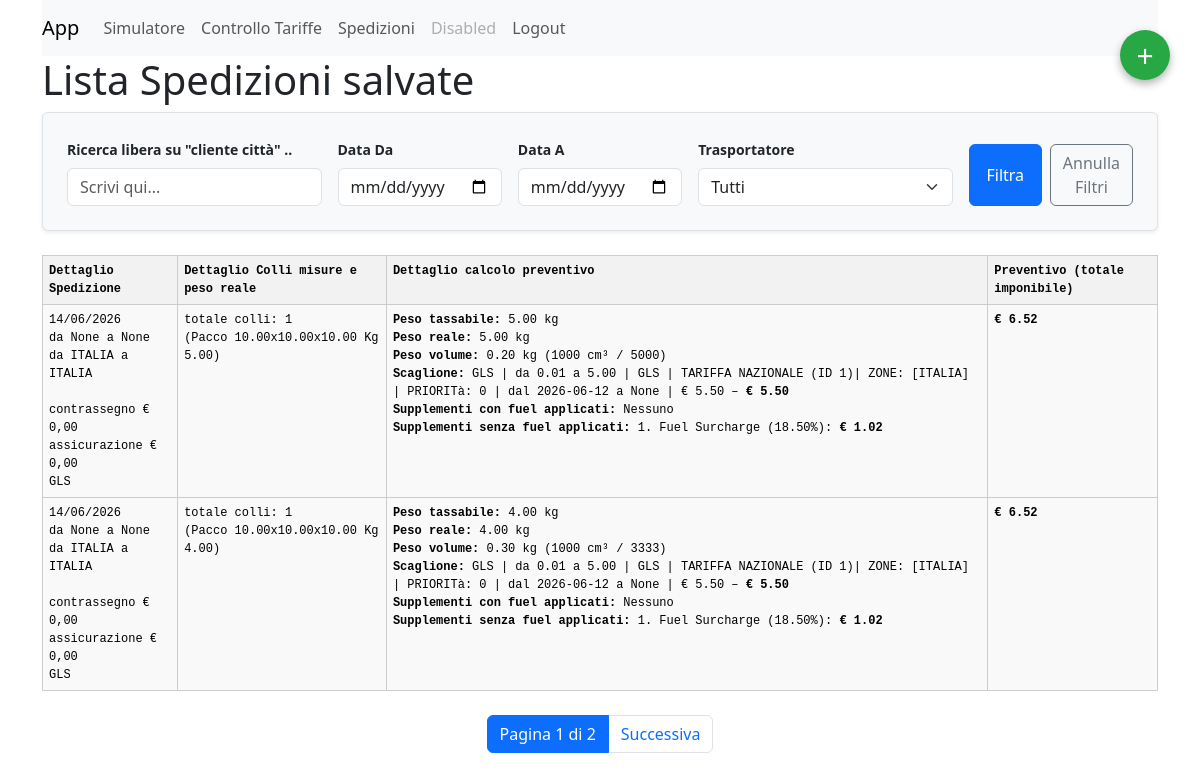
The page /spedizioni/ (signed in) on the database as committed earlier.
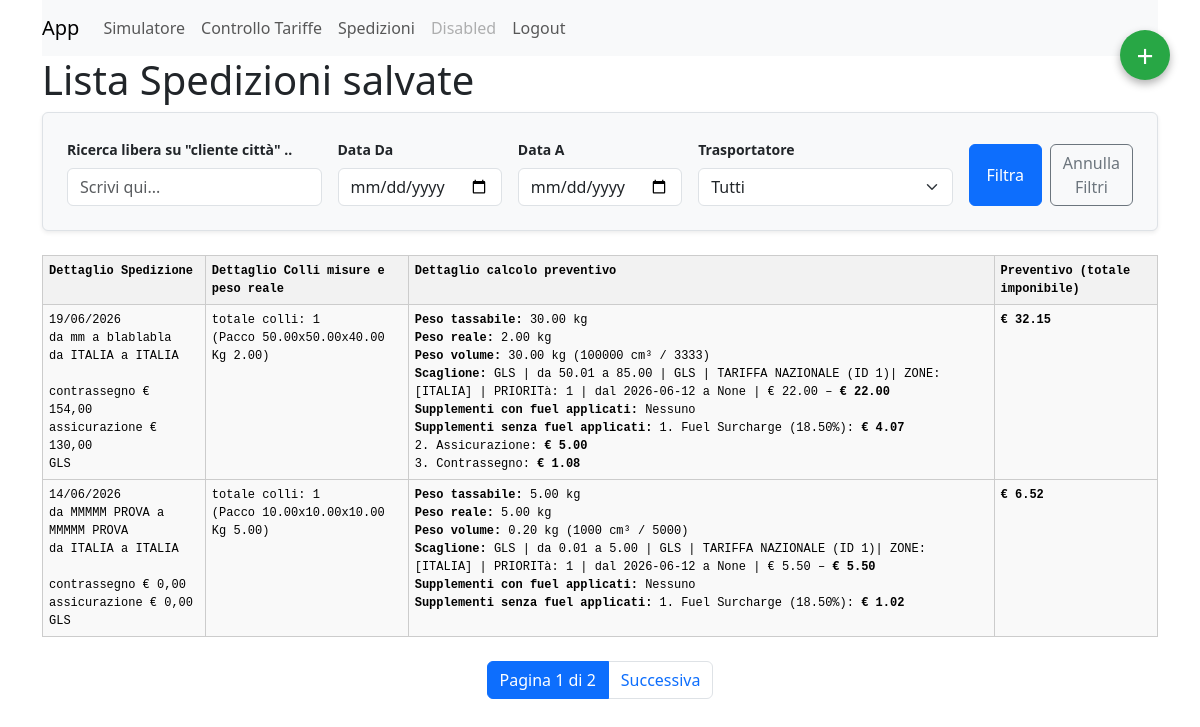
The same page on the database as committed later.
### trasporti/models.py (models this page shows)
class Spedizione(models.Model):
    data = models.DateField(default=timezone.now)
    da_cliente_citta = models.CharField(max_length=200, null=True, blank=True)
    a_cliente_citta = models.CharField(max_length=200, null=True, blank=True)
    da_zona = models.ForeignKey(Zona, on_delete=models.CASCADE, related_name="da_zona")
    a_zona = models.ForeignKey(Zona, on_delete=models.CASCADE, related_name="a_zona")
    zona_tariffazione_spedizioniere = models.ForeignKey(
        Zona_spedizioniere,
        on_delete=models.SET_NULL,  # Evita cancellazioni a cascata delle spedizioni
        null=True,  # Permette al record di non avere una tariffa durante la simulazione
        blank=True,  # Permette di salvare il form senza questo campo inizialmente
        related_name="spedizioni"  # Un related_name più pulito e leggibile
    )
    servizi_richiesti = models.ManyToManyField(TipoServizio, blank=True)
    contrassegno_euro = models.DecimalField(max_digits=10, decimal_places=2, default=0)
    assicurazione_euro = models.DecimalField(max_digits=10, decimal_places=2, default=0)
    supplementi = models.ManyToManyField('Supplemento', blank=True)
    trasportatore_scelto = models.ForeignKey(Spedizioniere,on_delete=models.CASCADE,null=True, blank=True, related_name='trasportatore_scelto')
    valore_preventivo = models.DecimalField(max_digits=10, decimal_places=2, null=True, blank=True)
    def __str__(self):
        return f" {self.data} da cliente città {self.da_cliente_citta} a {self.a_cliente_citta}"
    class Meta:
        verbose_name_plural = 'Spedizioni'

class Zona(models.Model):
    nome = models.CharField(max_length=200)
    def __str__(self):
        return self.nome
    class Meta:
        verbose_name_plural = 'Zone'

class Spedizioniere(models.Model):
    A_SCAGLIONI = "scaglioni"
    A_COLLO = "collo"
    TARIFFAZIONI = [
        (A_SCAGLIONI, "Scaglioni"),
        (A_COLLO, "A collo"),
    ]
    nome = models.CharField(max_length=100)
    tipo_tariffazione = models.CharField(max_length=20, choices=TARIFFAZIONI, default=A_SCAGLIONI)
    def __str__(self):
        return self.nome
    class Meta:
        verbose_name_plural = "Spedizionieri"

class Pacco(models.Model):
    altezza_cm = models.DecimalField(max_digits=6, decimal_places=2)
    larghezza_cm = models.DecimalField(max_digits=6, decimal_places=2)
    profondita_cm = models.DecimalField(max_digits=6, decimal_places=2)
    peso_kg = models.DecimalField(max_digits=6, decimal_places=2)
    spedizione = models.ForeignKey(Spedizione, on_delete=models.CASCADE, related_name="pacchi")
    def __str__(self):
        return f"Pacco {self.altezza_cm}x{self.larghezza_cm}x{self.profondita_cm} Kg {self.peso_kg}"
    class Meta:
        verbose_name_plural = 'Pacchi'

### trasporti/views.py (the view)
# urls.py: path("spedizioni/", spedizioni.as_view(), name="spedizioni"),
class spedizioni(LoginRequiredMixin,ListView):
    model = Spedizione
    template_name = "spedizioni.html"
    context_object_name = "spedizioni"
    ordering = ["-data", "-id"]
    paginate_by = 2
    def get_queryset(self):
        queryset = super().get_queryset().prefetch_related('pacchi')
        q = self.request.GET.get('q')
        data_da = self.request.GET.get('data_da')
        data_a = self.request.GET.get('data_a')
        if q:
            queryset = queryset.filter(
                Q(da_cliente_citta__icontains=q) |
                Q(a_cliente_citta__icontains=q)
            )
        if data_da:
            queryset = queryset.filter(data__gte=data_da)
        if data_a:
            queryset = queryset.filter(data__lte=data_a)
        trasportatore = self.request.GET.get('trasportatore')
        if trasportatore and trasportatore.isdigit():  # Controlla che sia un numero valido
            queryset = queryset.filter(trasportatore_scelto__id=int(trasportatore))
        return queryset
    def get_context_data(self, **kwargs):
        context = super().get_context_data(**kwargs)
        context['trasportatori'] = Spedizioniere.objects.all().order_by('nome')
        for s in context["spedizioni"]:
            if s.trasportatore_scelto and s.trasportatore_scelto.nome.upper() == "GLS":
                pacchi_list = [
                    {"altezza_cm": p.altezza_cm, "larghezza_cm": p.larghezza_cm, "profondita_cm": p.profondita_cm,
                     "peso_kg": p.peso_kg}
                    for p in s.pacchi.all()
                ]
                result = GLSService.calcola(s, pacchi_list)
                if result:
                    s.dettaglio = result.get("dettaglio", {})
                    s.valore_preventivo_aggiornato = result.get("prezzo")
        return context

### trasporti/models.py (called while the page is built)
    def get_divisore_effettivo(self, peso_reale,peso_volume):
        peso_attuale = Decimal(str(peso_reale))
        if self.peso_soglia_light:
            print(f'peso soglia light{self.peso_soglia_light}')
        soglia = self.peso_soglia_light if self.peso_soglia_light else None
        print(f'soglia{soglia}')
        divisore_light = Decimal(str(self.divisore_volumetrico_light)) if self.divisore_volumetrico_light else None
        if not soglia or soglia <= 0 or not divisore_light or divisore_light <= 0:
            return self.divisore_volumetrico
        if peso_attuale < soglia:
            return divisore_light
        return self.divisore_volumetrico

    def __str__(self):
        nomi_zone = ", ".join([z.nome for z in self.zona.all()])
        return f"{self.spedizioniere} | TARIFFA {self.nome} (ID {self.id})| ZONE: [{nomi_zone}] | PRIORITà: {self.priorita} "

    def __str__(self):
        return f"{self.spedizioniere} | da {self.min_weight} a {self.max_weight} | {self.zona_spedizioniere} | dal {self.valid_from} a {self.valid_to} |  € {self.price}  "

### trasporti/services/GLS.py (called while the page is built)
    @staticmethod
    def get_zona_gls(spedizione):
        return getattr(spedizione, "zona_tariffazione_spedizioniere", None)

### trasporti/services/base.py (called while the page is built)
    @staticmethod
    def filtra_validita(queryset, data):
        return queryset.filter(
            valid_from__lte=data
        ).filter(
            Q(valid_to__gte=data) | Q(valid_to__isnull=True)
        )

### trasporti/templates/spedizioni.html (shortened to what this page needs)
{% extends 'base.html' %}
{% block content %}
<a href="{% url 'crea_spedizione' %}"
   style="position: fixed; top: 30px; right: 30px; background: #28a745; color: white;
          width: 50px; height: 50px; border-radius: 50%; display: flex; align-items: center;
          justify-content: center; font-size: 30px; text-decoration: none; box-shadow: 0 4px 8px rgba(0,0,0,0.3); z-index: 1000;">
    +
</a>
<h1>Lista Spedizioni salvate</h1>
<form method="GET" action="." class="bg-light p-4 rounded shadow-sm border mb-4">
    <div class="row g-3 align-items-end">
        <div class="col-12 col-md-3">
            <label class="form-label small fw-bold">Ricerca libera su "cliente città" ..</label>
            <input type="text" name="q" class="form-control" placeholder="Scrivi qui..." value="{{ request.GET.q }}">
        </div>
        <div class="col-6 col-md-2">
            <label class="form-label small fw-bold">Data Da</label>
            <input type="date" name="data_da" class="form-control" value="{{ request.GET.data_da }}">
        </div>
        <div class="col-6 col-md-2">
            <label class="form-label small fw-bold">Data A</label>
            <input type="date" name="data_a" class="form-control" value="{{ request.GET.data_a }}">
        </div>
        <div class="col-12 col-md-3">
            <label class="form-label small fw-bold">Trasportatore</label>
            <select name="trasportatore" class="form-select">
                <option value="">Tutti</option>
            </select>
        </div>
        <div class="col-12 col-md-2 d-flex gap-2">
            <button type="submit" class="btn btn-primary w-100">Filtra</button>
            <a href="?" class="btn btn-outline-secondary w-100">Annulla Filtri</a>
        </div>
    </div>
</form>
<table class="debug-table">
    <thead>
        <tr>
            <th>Dettaglio Spedizione</th>
            <th>Dettaglio Colli misure e peso reale</th>
            <th>Dettaglio calcolo preventivo</th>
            <th>Preventivo (totale imponibile)</th>
        </tr>
    </thead>
    <tbody>
        {% for s in spedizioni %}
            <tr style="background:#f9f9f9;">
                <td> {{ s.data|date:"d/m/Y" }} <br>
                     da {{ s.da_cliente_citta }} a {{ s.a_cliente_citta }} <br>
                     da {{ s.da_zona }} a {{ s.a_zona }} <br>
                      <br>
                    contrassegno € {{s.contrassegno_euro}}<br>
                    assicurazione € {{s.assicurazione_euro}}<br>
                    {{s.trasportatore_scelto}}
                </td>
                <td>totale colli: {% if s.pacchi.all.count %}
                        {{ s.pacchi.count }}
                    {% else %}
                        0
                    {% endif %} <br>
                    {% if s.pacchi.all %}
                    {% for pacco in s.pacchi.all %}
                    ({{pacco}})<br>
                    {% endfor %}
                    {% endif %}
                </td>
              <td>
    {% if s.dettaglio.items %}
        {% for riga in s.dettaglio.items %}
            {% if not forloop.last %} {% if riga.is_total %}
                    <hr style="border: 0; border-top: 1px dashed #ccc; margin: 5px 0;">
                    <span style="font-size: 1.1em; color: #2c3e50;">
                        <strong>{{ riga.label }}: {{ riga.value|safe }}</strong>
                    </span>
                {% else %}
                    <strong>{{ riga.label }}:</strong>
                    {% if riga.is_html %}{{ riga.value|safe }}{% else %}{{ riga.value|safe }}{% endif %}
                    <br>
                {% endif %}
            {% endif %}
        {% endfor %}
    {% else %}
        <span style="color: #999; font-style: italic;">Dettaglio non disponibile</span>
    {% endif %}
</td>
<td>
    {% if s.dettaglio.items %}
        {% with ultimo=s.dettaglio.items|last %}
                {{ ultimo.value|safe }}
        {% endwith %}
    {% endif %}
</td>
            </tr>
        {% empty %}
            <tr>
                <td colspan="8">Nessuna spedizione trovata</td>
            </tr>
        {% endfor %}
    </tbody>
</table>
{% if is_paginated %}
<nav aria-label="Navigazione pagine" class="mt-4">
    <ul class="pagination justify-content-center">
        <li class="page-item active"><span class="page-link">Pagina {{ page_obj.number }} di {{ page_obj.paginator.num_pages }}</span></li>
        {% if page_obj.has_next %}
            <li class="page-item">
                <a class="page-link" href="?page={{ page_obj.next_page_number }}{% for key,value in request.GET.items %}{% if key != 'page' %}&{{ key }}={{ value }}{% endif %}{% endfor %}">Successiva</a>
            </li>
        {% endif %}
    </ul>
</nav>
{% endif %}
{% endblock %}

### trasporti/templates/base.html (shortened to what this page needs)
<!DOCTYPE html>
<html lang="it">
<head>
    <link href="https://cdn.jsdelivr.net/npm/bootstrap@5.3.3/dist/css/bootstrap.min.css" rel="stylesheet">
</head>
<body>
</body>
</html>
<div class="container">
    <nav class="navbar navbar-expand-lg navbar-light bg-light">
        <a class="navbar-brand" href="#">App</a>
        <div class="collapse navbar-collapse" id="navbarNav">
            <ul class="navbar-nav">
                <li class="nav-item active">
                    <a class="nav-link" href="{% url 'crea_spedizione' %}"> Simulatore</a>
                </li>
                <li class="nav-item">
                    <a class="nav-link" href="{% url 'controllo_tariffe' %}">Controllo Tariffe</a>
                </li>
                <li class="nav-item">
                    <a class="nav-link" href="{% url 'spedizioni' %}">Spedizioni</a>
                </li>
                <li class="nav-item">
                    <a class="nav-link disabled" href="#">Disabled</a>
                </li>
                {% if user.is_authenticated %}
                <li class="nav-item">
                    <form method="post" action="{% url 'logout' %}" style="display:inline;">
                        <button type="submit" class="nav-link btn btn-link">
                            Logout
                        </button>
                    </form>
                </li>
                {% endif %}
            </ul>
        </div>
    </nav>
    {% block content %}
    {% endblock %}
</div>

### trasporti/templates/spedizioni.html (style rules this page uses)
.debug-table { font-family: 'Courier New', monospace; font-size: 12px; width: 100%; border-collapse: collapse; color: #000; background-color: #fff; }
.debug-table th, .debug-table td { border: 1px solid #ccc; padding: 6px; vertical-align: top; }
.debug-table th { background-color: #f2f2f2; }

Rows that differ between the two databases and show on the page:
no longer on this page (row unchanged): Spedizione: data "14/06/2026", da_cliente_citta "None", a_cliente_citta "None", da_zona "ITALIA", a_zona "ITALIA", contrassegno_euro "0,00", assicurazione_euro "0,00", trasportatore_scelto "GLS", pacchi.count "1", label "Peso tassabile" "Peso reale" "Peso volume" "Scaglione" "Supplementi con fuel applicati" "Supplementi senza fuel applicati", value "4.00 kg" "4.00 kg" "0.30 kg (1000 cm³ / 3333)", value "GLS | da 0.01 a 5.00 | GLS | TARIFFA NAZIONALE (ID 1)| ZONE: [ITALIA] | PRIORITà: 0 | dal 2026-06-12 a None | € 5.50 – € 5.50" "Nessuno" "1. Fuel Surcharge (18.50%): € 1.02", dettaglio.value "€ 6.52"
no longer on this page (row unchanged): Pacco: altezza_cm+larghezza_cm+profondita_cm "Pacco 10.00x10.00x10.00 Kg 4.00", shown under "14/06/2026"
added Spedizione: data "19/06/2026", da_cliente_citta "mm", a_cliente_citta "blablabla", da_zona "ITALIA", a_zona "ITALIA", contrassegno_euro "154,00", assicurazione_euro "130,00", trasportatore_scelto "GLS", pacchi.count "1", label "Peso tassabile" "Peso reale" "Peso volume" "Scaglione" "Supplementi con fuel applicati" "Supplementi senza fuel applicati", value "30.00 kg" "2.00 kg" "30.00 kg (100000 cm³ / 3333)", value "GLS | da 50.01 a 85.00 | GLS | TARIFFA NAZIONALE (ID 1)| ZONE: [ITALIA] | PRIORITà: 1 | dal 2026-06-12 a None | € 22.00 – € 22.00" "Nessuno" "1. Fuel Surcharge (18.50%): € 4.07 2. Assicurazione: € 5.00 3. Contrassegno: € 1.08", dettaglio.value "€ 32.15"
added Pacco: altezza_cm+larghezza_cm+profondita_cm "Pacco 50.00x50.00x40.00 Kg 2.00", shown under "19/06/2026"
changed Spedizione: da_cliente_citta "None" → "MMMMM PROVA"; a_cliente_citta "None" → "MMMMM PROVA"
Other text that changed with them:
new list line: "Scaglione : GLS | da 0.01 a 5.00 | GLS | TARIFFA NAZIONALE (ID 1)| ZONE: [ITALIA] | PRIORITà: 1 | dal 2026-06-12 a None | € 5.50 – € 5.50"
list line gone: "Scaglione : GLS | da 0.01 a 5.00 | GLS | TARIFFA NAZIONALE (ID 1)| ZONE: [ITALIA] | PRIORITà: 0 | dal 2026-06-12 a None | € 5.50 – € 5.50"
